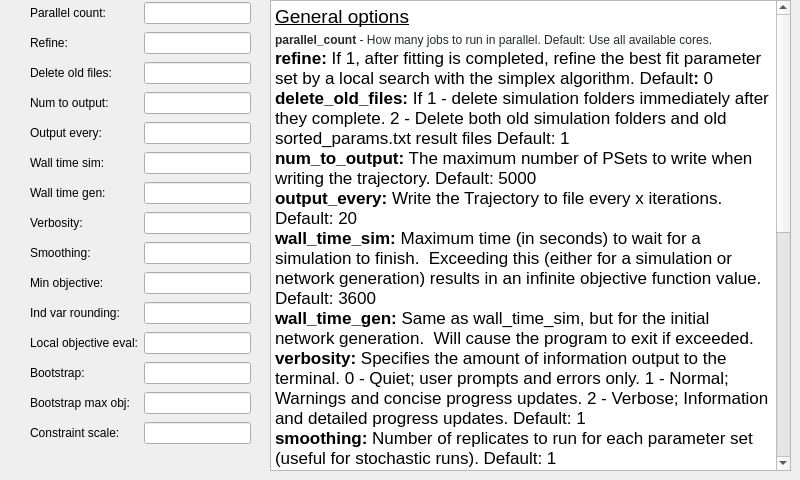
       <widget class="QWidget" name="general_options">
        <attribute name="title">
         <string>General Options</string>
        </attribute>
        <widget class="QWidget" name="gridLayoutWidget_9">
         <property name="geometry">
          <rect>
           <x>30</x>
           <y>0</y>
           <width>221</width>
           <height>461</height>
          </rect>
         </property>
         <layout class="QGridLayout" name="go_layout">
          <item row="5" column="1">
           <widget class="QLineEdit" name="wall_time_sim">
            <property name="text">
             <string/>
            </property>
           </widget>
          </item>
          <item row="2" column="1">
           <widget class="QLineEdit" name="delete_old_files">
            <property name="text">
             <string/>
            </property>
           </widget>
          </item>
          <item row="1" column="0">
           <widget class="QLabel" name="label_10">
            <property name="text">
             <string>Refine:</string>
            </property>
           </widget>
          </item>
          <item row="1" column="1">
           <widget class="QLineEdit" name="refine">
            <property name="text">
             <string/>
            </property>
           </widget>
          </item>
          <item row="7" column="1">
           <widget class="QLineEdit" name="verbosity"/>
          </item>
          <item row="0" column="0">
           <widget class="QLabel" name="label_6">
            <property name="text">
             <string>Parallel count:</string>
            </property>
           </widget>
          </item>
          <item row="11" column="1">
           <widget class="QLineEdit" name="local_objective_eval"/>
          </item>
          <item row="5" column="0">
           <widget class="QLabel" name="label_11">
            <property name="text">
             <string>Wall time sim:</string>
            </property>
           </widget>
          </item>
          <item row="2" column="0">
           <widget class="QLabel" name="label_25">
            <property name="text">
             <string>Delete old files:</string>
            </property>
           </widget>
          </item>
          <item row="10" column="1">
           <widget class="QLineEdit" name="ind_var_rounding"/>
          </item>
          <item row="12" column="1">
           <widget class="QLineEdit" name="bootstrap"/>
          </item>
          <item row="7" column="0">
           <widget class="QLabel" name="label_13">
            <property name="text">
             <string>Verbosity:</string>
            </property>
           </widget>
          </item>
          <item row="10" column="0">
           <widget class="QLabel" name="label_20">
            <property name="text">
             <string>Ind var rounding:</string>
            </property>
           </widget>
          </item>
          <item row="11" column="0">
           <widget class="QLabel" name="label_28">
            <property name="text">
             <string>Local objective eval:</string>
            </property>
           </widget>
          </item>
          <item row="9" column="0">
           <widget class="QLabel" name="label_18">
            <property name="text">
             <string>Min objective:</string>
            </property>
           </widget>
          </item>
          <item row="0" column="1">
           <widget class="QLineEdit" name="parallel_count"/>
          </item>
          <item row="9" column="1">
           <widget class="QLineEdit" name="min_objective"/>
          </item>
          <item row="8" column="0">
           <widget class="QLabel" name="label_14">
            <property name="text">
             <string>Smoothing:</string>
            </property>
           </widget>
          </item>
          <item row="8" column="1">
           <widget class="QLineEdit" name="smoothing"/>
          </item>
          <item row="13" column="1">
           <widget class="QLineEdit" name="bootstrap_max_obj"/>
          </item>
          <item row="13" column="0">
           <widget class="QLabel" name="label_30">
            <property name="text">
             <string>Bootstrap max obj:</string>
            </property>
           </widget>
          </item>
          <item row="3" column="0">
           <widget class="QLabel" name="label_26">
            <property name="text">
             <string>Num to output:</string>
            </property>
           </widget>
          </item>
          <item row="4" column="0">
           <widget class="QLabel" name="label_27">
            <property name="text">
             <string>Output every:</string>
            </property>
           </widget>
          </item>
          <item row="3" column="1">
           <widget class="QLineEdit" name="num_to_output">
            <property name="text">
             <string/>
            </property>
           </widget>
          </item>
          <item row="4" column="1">
           <widget class="QLineEdit" name="output_every">
            <property name="text">
             <string/>
            </property>
           </widget>
          </item>
          <item row="6" column="1">
           <widget class="QLineEdit" name="wall_time_gen">
            <property name="text">
             <string/>
            </property>
           </widget>
          </item>
          <item row="6" column="0">
           <widget class="QLabel" name="label_12">
            <property name="text">
             <string>Wall time gen:</string>
            </property>
           </widget>
          </item>
          <item row="12" column="0">
           <widget class="QLabel" name="label_29">
            <property name="text">
             <string>Bootstrap:</string>
            </property>
           </widget>
          </item>
          <item row="14" column="1">
           <widget class="QLineEdit" name="constraint_scale"/>
          </item>
          <item row="14" column="0">
           <widget class="QLabel" name="label_43">
            <property name="text">
             <string>Constraint scale:</string>
            </property>
           </widget>
          </item>
         </layout>
        </widget>
        <widget class="QTextEdit" name="textEdit">
         <property name="geometry">
          <rect>
           <x>270</x>
           <y>0</y>
           <width>521</width>
           <height>471</height>
          </rect>
         </property>
         <property name="html">
          <string>&lt;!DOCTYPE HTML PUBLIC &quot;-//W3C//DTD HTML 4.0//EN&quot; &quot;http://www.w3.org/TR/REC-html40/strict.dtd&quot;&gt;
&lt;html&gt;&lt;head&gt;&lt;meta name=&quot;qrichtext&quot; content=&quot;1&quot; /&gt;&lt;style type=&quot;text/css&quot;&gt;
p, li { white-space: pre-wrap; }
&lt;/style&gt;&lt;/head&gt;&lt;body style=&quot; font-family:'.SF NS Text'; font-size:13pt; font-weight:400; font-style:normal;&quot;&gt;
&lt;p style=&quot; margin-top:0px; margin-bottom:0px; margin-left:0px; margin-right:0px; -qt-block-indent:0; text-indent:0px;&quot;&gt;&lt;span style=&quot; font-size:14pt; text-decoration: underline;&quot;&gt;General options&lt;/span&gt;&lt;/p&gt;
&lt;p style=&quot; margin-top:0px; margin-bottom:0px; margin-left:0px; margin-right:0px; -qt-block-indent:0; text-indent:0px;&quot;&gt;&lt;span style=&quot; font-family:'SFMono-Regular,Consolas,Liberation Mono,Menlo,Courier,monospace'; font-size:12px; font-weight:600; color:#24292e; background-color:#ffffff;&quot;&gt;parallel_count&lt;/span&gt;&lt;span style=&quot; font-family:'SFMono-Regular,Consolas,Liberation Mono,Menlo,Courier,monospace'; font-size:12px; color:#24292e; background-color:#ffffff;&quot;&gt; - How many jobs to run in parallel. Default: Use all available cores.&lt;/span&gt; &lt;/p&gt;
&lt;p style=&quot; margin-top:0px; margin-bottom:0px; margin-left:0px; margin-right:0px; -qt-block-indent:0; text-indent:0px;&quot;&gt;&lt;span style=&quot; font-weight:600;&quot;&gt;refine:&lt;/span&gt; If 1, after fitting is completed, refine the best fit parameter set by a local search with the simplex algorithm. Default&lt;span style=&quot; font-weight:600;&quot;&gt;: &lt;/span&gt;0&lt;/p&gt;
&lt;p style=&quot; margin-top:0px; margin-bottom:0px; margin-left:0px; margin-right:0px; -qt-block-indent:0; text-indent:0px;&quot;&gt;&lt;span style=&quot; font-weight:600;&quot;&gt;delete_old_files:&lt;/span&gt; If 1 - delete simulation folders immediately after they complete. 2 - Delete both old simulation folders and old sorted_params.txt result files Default: 1&lt;/p&gt;
&lt;p style=&quot; margin-top:0px; margin-bottom:0px; margin-left:0px; margin-right:0px; -qt-block-indent:0; text-indent:0px;&quot;&gt;&lt;span style=&quot; font-weight:600;&quot;&gt;num_to_output:&lt;/span&gt; The maximum number of PSets to write when writing the trajectory. Default: 5000&lt;/p&gt;
&lt;p style=&quot; margin-top:0px; margin-bottom:0px; margin-left:0px; margin-right:0px; -qt-block-indent:0; text-indent:0px;&quot;&gt;&lt;span style=&quot; font-weight:600;&quot;&gt;output_every:&lt;/span&gt; Write the Trajectory to file every x iterations. Default: 20&lt;/p&gt;
&lt;p style=&quot; margin-top:0px; margin-bottom:0px; margin-left:0px; margin-right:0px; -qt-block-indent:0; text-indent:0px;&quot;&gt;&lt;span style=&quot; font-weight:600;&quot;&gt;wall_time_sim:&lt;/span&gt; Maximum time (in seconds) to wait for a simulation to finish.  Exceeding this (either for a simulation or network generation) results in an infinite objective function value.  Default: 3600&lt;/p&gt;
&lt;p style=&quot; margin-top:0px; margin-bottom:0px; margin-left:0px; margin-right:0px; -qt-block-indent:0; text-indent:0px;&quot;&gt;&lt;span style=&quot; font-weight:600;&quot;&gt;wall_time_gen:&lt;/span&gt; Same as wall_time_sim, but for the initial network generation.  Will cause the program to exit if exceeded.&lt;/p&gt;
&lt;p style=&quot; margin-top:0px; margin-bottom:0px; margin-left:0px; margin-right:0px; -qt-block-indent:0; text-indent:0px;&quot;&gt;&lt;span style=&quot; font-weight:600;&quot;&gt;verbosity:&lt;/span&gt; Specifies the amount of information output to the terminal. 0 - Quiet; user prompts and errors only. 1 - Normal; Warnings and concise progress updates. 2 - Verbose; Information and detailed progress updates. Default: 1&lt;/p&gt;
&lt;p style=&quot; margin-top:0px; margin-bottom:0px; margin-left:0px; margin-right:0px; -qt-block-indent:0; text-indent:0px;&quot;&gt;&lt;span style=&quot; font-weight:600;&quot;&gt;smoothing:&lt;/span&gt; Number of replicates to run for each parameter set (useful for stochastic runs). Default: 1&lt;/p&gt;
&lt;p style=&quot; margin-top:0px; margin-bottom:0px; margin-left:0px; margin-right:0px; -qt-block-indent:0; text-indent:0px;&quot;&gt;&lt;span style=&quot; font-weight:600;&quot;&gt;min_objective: &lt;/span&gt;Stop fitting if an objective function lower than this value is reached. Default: None; always run for the maximum iterations&lt;/p&gt;
&lt;p style=&quot; margin-top:0px; margin-bottom:0px; margin-left:0px; margin-right:0px; -qt-block-indent:0; text-indent:0px;&quot;&gt;&lt;span style=&quot; font-weight:600;&quot;&gt;ind_var_rounding:&lt;/span&gt; If 1, make sure every exp row is used by rounding it to the nearest available value of the independent variable in the simulation data. (Be careful with this! Usually, it is better to set up your simulation so that all experimental points are hit exactly) Default: 0&lt;/p&gt;
&lt;p style=&quot; margin-top:0px; margin-bottom:0px; margin-left:0px; margin-right:0px; -qt-block-indent:0; text-indent:0px;&quot;&gt;&lt;span style=&quot; font-weight:600;&quot;&gt;local_objective_eval:&lt;/span&gt; If 1, evaluate the objective function locally, instead of parallelizing this calculation on the workers. This option is automatically enabled when using the 'smoothing' feature. Default:&lt;/p&gt;
&lt;p style=&quot; margin-top:0px; margin-bottom:0px; margin-left:0px; margin-right:0px; -qt-block-indent:0; text-indent:0px;&quot;&gt;&lt;span style=&quot; font-weight:600;&quot;&gt;bootstrap:&lt;/span&gt; Whether (&amp;gt;0) or not (0) to estimate confidence intervals through a bootstrapping procedure.  The assigned integer is the number of bootstrap replicates to perform.  Default: 0&lt;/p&gt;
&lt;p style=&quot; margin-top:0px; margin-bottom:0px; margin-left:0px; margin-right:0px; -qt-block-indent:0; text-indent:0px;&quot;&gt;&lt;span style=&quot; font-weight:600;&quot;&gt;bootstrap_max_obj:&lt;/span&gt; The maximum value of a fitting run's objective function to be considered valid in the bootstrapping procedure.  Default: None&lt;/p&gt;
&lt;p style=&quot; margin-top:0px; margin-bottom:0px; margin-left:0px; margin-right:0px; -qt-block-indent:0; text-indent:0px;&quot;&gt;&lt;span style=&quot; font-weight:600;&quot;&gt;constraint_scale: &lt;/span&gt;Scale all the weights in all constraint files by this multiplicative factor. For convenience only; the same thing could be achieved by editing the constraint files, but useful to change all with one setting for tuning the quantitative vs qualitative data constributions. Default: 1 (no scaling)&lt;/p&gt;&lt;/body&gt;&lt;/html&gt;</string>
         </property>
         <property name="textInteractionFlags">
          <set>Qt::TextSelectableByKeyboard|Qt::TextSelectableByMouse</set>
         </property>
        </widget>
       </widget>
